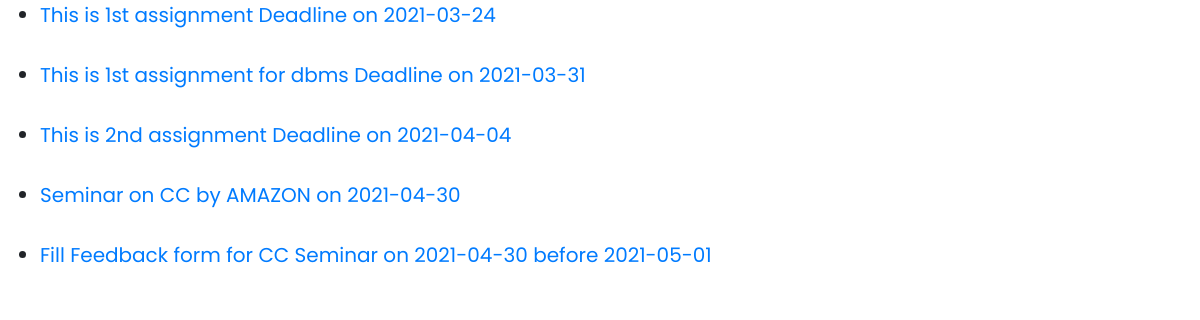
Screenshot of /Announcement.php with the database file from the repository.
### tables this page shows
CREATE TABLE `assignment` (
  `Assignment_No` int(11) NOT NULL,
  `Description` varchar(500) NOT NULL,
  `Subject_Name` varchar(50) NOT NULL,
  `Unit` int(11) NOT NULL,
  `Teacher_ID` int(11) NOT NULL,
  `Assignment_Deadline` date NOT NULL,
  `Assignment_Given_On` date NOT NULL,
  `filename` varchar(100) NOT NULL
);

CREATE TABLE `seminar` (
  `seminar_id` int(11) NOT NULL,
  `title` varchar(500) NOT NULL,
  `notice` varchar(500) DEFAULT NULL,
  `seminar_date` date NOT NULL
);

CREATE TABLE `feedback` (
  `feedback_Id` int(11) NOT NULL,
  `title` varchar(500) NOT NULL,
  `link` varchar(100) NOT NULL,
  `feedback_date` date NOT NULL
);

### Announcement.php (the view, shortened to what this page needs)
<?php include 'links.php' ?>
  <?php include 'connection.php'; ?>
<?php
    $currenttime=date('Y-m-d');
    $query = "SELECT * FROM assignment WHERE Assignment_Deadline <= '".$currenttime."'";
    $query1 = "SELECT * FROM seminar WHERE seminar_date > '".$currenttime."'";
    $query2 = "SELECT * FROM feedback WHERE feedback_date > '".$currenttime."'";
    $ass=mysqli_query($conn,$query);
    $sem=mysqli_query($conn,$query1);
    $feed=mysqli_query($conn,$query2);
    echo '<marquee direction = "up" onmouseover="this.stop();" onmouseout="this.start();"><ul>';
    while($row=mysqli_fetch_assoc($ass)){
        echo '<li><a href="">'.$row['Description'].'     Deadline on '.$row['Assignment_Deadline'].'</a></li><br>';
    }
    while( $row1 =mysqli_fetch_assoc($sem)){
            echo '<li><a href="'.$row1['notice'].'">'.$row1['title'].'  on '.$row1['seminar_date'].'</a></li><br>';
    }
    while( $row2 =mysqli_fetch_assoc($feed)){
        echo '<li><a href="'.$row2['link'].'"> Fill Feedback form for '.$row2['title'].'  before '.$row2['feedback_date'].'</a></li><br>';
}
    echo '</ul></marquee>';
?>

### rows the page displays
assignment: Description "This is 1st assignment", Assignment_Deadline "2021-03-24"
assignment: Description "This is 1st assignment for dbms", Assignment_Deadline "2021-03-31"
assignment: Description "This is 2nd assignment", Assignment_Deadline "2021-04-04"
seminar: title "Seminar on CC by AMAZON", seminar_date "2021-04-30"
feedback: title "CC Seminar on 2021-04-30", feedback_date "2021-05-01"
